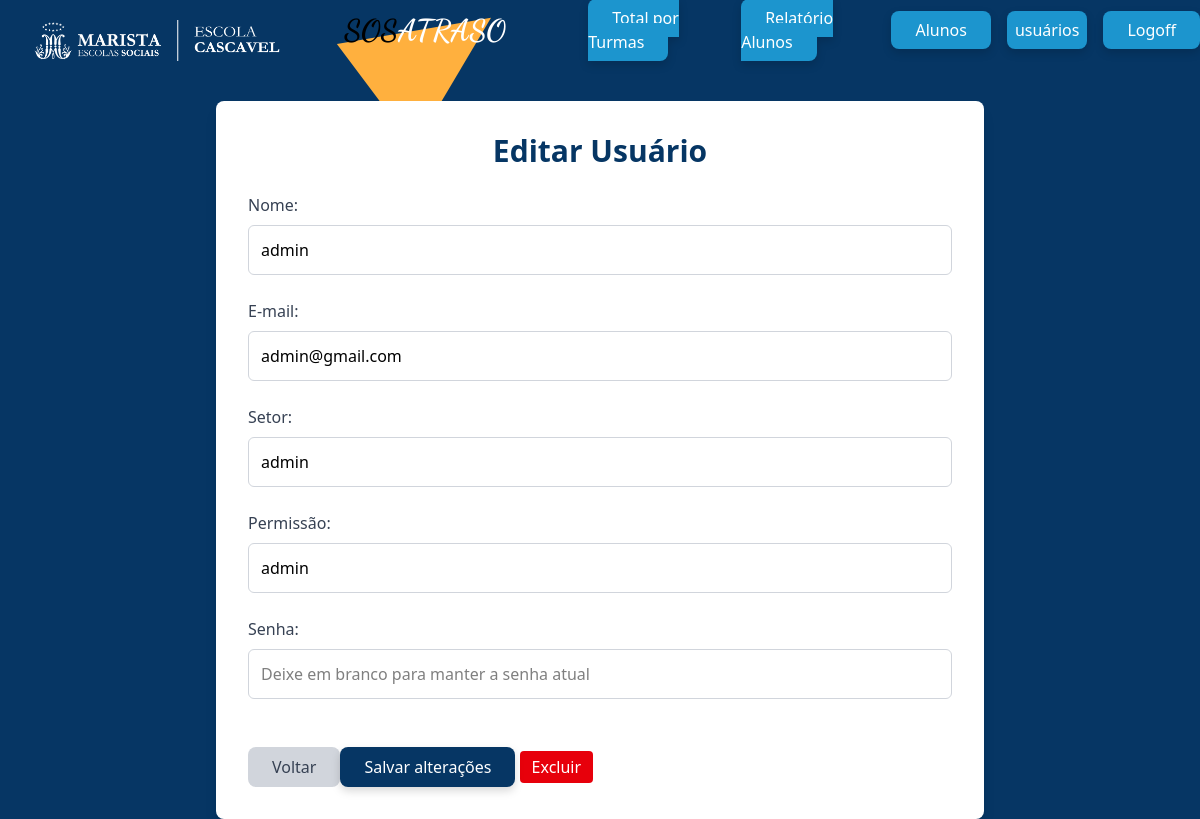
Screenshot of /admin/usuarios/editar-usuarios.php?id=4 (signed in) with the database file from the repository.
### tables this page shows
CREATE TABLE `usuarios` (
  `id` int(10) UNSIGNED NOT NULL,
  `nome` varchar(100) NOT NULL,
  `email` varchar(100) NOT NULL,
  `senha` varchar(255) NOT NULL,
  `setor` varchar(50) DEFAULT NULL,
  `permissao` text NOT NULL
);

### admin/usuarios/editar-usuarios.php (the view, shortened to what this page needs)
<?php
include('../../config/conexao.php');
include('../include/header.php');
$id = (int)$_GET['id'];
$sql = "SELECT * FROM usuarios WHERE id = :id";
$stmt = $pdo->prepare($sql);
$stmt->execute([':id' => $id]);
$usuario = $stmt->fetch();
?>
<div class="bg-white max-w-3xl mx-auto p-8 mt-10 rounded-lg shadow-lg">
    <h2 class="text-3xl font-bold mb-6 text-center text-marista">Editar Usuário</h2>
    <form action="" method="post" class="space-y-6">
        <div>
            <label class="block mb-2 font-medium text-gray-700">Nome:</label>
            <input
                type="text"
                name="nome"
                value="<?= htmlspecialchars($usuario['nome']) ?>"
                class="w-full border border-gray-300 rounded-md p-3 focus:outline-none focus:ring-2 focus:ring-marista"
                required
            >
        </div>
        <div>
            <label class="block mb-2 font-medium text-gray-700">E-mail:</label>
            <input
                type="email"
                name="email"
                value="<?= htmlspecialchars($usuario['email']) ?>"
                class="w-full border border-gray-300 rounded-md p-3 focus:outline-none focus:ring-2 focus:ring-marista"
                required
            >
        </div>
        <div>
            <label class="block mb-2 font-medium text-gray-700">Setor:</label>
            <input
                type="text"
                name="setor"
                value="<?= htmlspecialchars($usuario['setor']) ?>"
                class="w-full border border-gray-300 rounded-md p-3 focus:outline-none focus:ring-2 focus:ring-marista"
            >
        </div>
        <div>
            <label class="block mb-2 font-medium text-gray-700">Permissão:</label>
            <input
                type="text"
                name="permissao"
                value="<?= htmlspecialchars($usuario['permissao']) ?>"
                class="w-full border border-gray-300 rounded-md p-3 focus:outline-none focus:ring-2 focus:ring-marista"
            >
        </div>
        <div>
            <label class="block mb-2 font-medium text-gray-700">Senha:</label>
            <input
                type="password"
                name="senha"
                placeholder="Deixe em branco para manter a senha atual"
                class="w-full border border-gray-300 rounded-md p-3 focus:outline-none focus:ring-2 focus:ring-marista"
            >
        </div>
    <div class="flex justify-between mt-6">
    <div class="flex justify-between mt-6">
    <a href="../usuarios/listar-usuarios.php" class="bg-gray-300 text-gray-700 px-6 py-2 rounded-lg hover:bg-gray-400 transition">
        Voltar
    </a>
    <div>
        <form action="" method="post" class="inline-block mr-3">
            <button type="submit" class="bg-marista text-white px-6 py-2 rounded-lg drop-shadow-lg hover:bg-marista2 transition">
                Salvar alterações
            </button>
        </form>
    <form action="apagar-usuario.php" method="post" onsubmit="return confirm('Tem certeza que deseja excluir este usuário?');" style="display:inline;">
    <button type="submit" class="bg-red-600 text-white px-3 py-1 rounded hover:bg-red-700">
        Excluir
    </button>
</form>
    </div>
</div>

### css/geral.css (style rules this page uses)
body { background-color: #063664 !important; margin: 0; background-image: url(../imagens/grafismo_pag_login.svg); background-position: center; background-position-y: -20%; background-repeat: no-repeat; }

### rows the page displays
usuarios: nome "admin", email "admin@gmail.com", setor "admin", permissao "admin"
